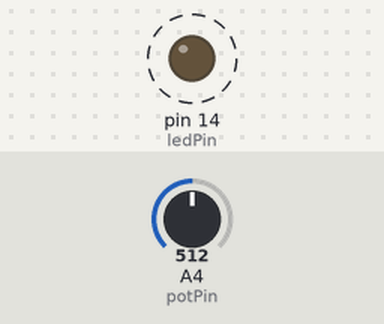
Recording of a sketch running on a simulated Arduino Mega 2560, built with avr-gcc and run on an emulated ATmega2560. On the bench: output pins drawn as LEDs (lit = HIGH). Dashed ring = blinking. The test bench sets the inputs (shaded band); at power-on: A4 (potPin) = 512.

Above: at 1.8 s.
1.9 s: A4 (potPin) set to 0
At 3.2 s:
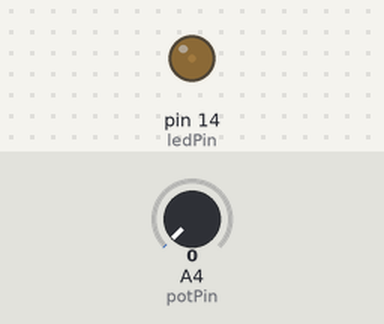
3.6 s: A4 (potPin) set to 122
At 3.9 s:
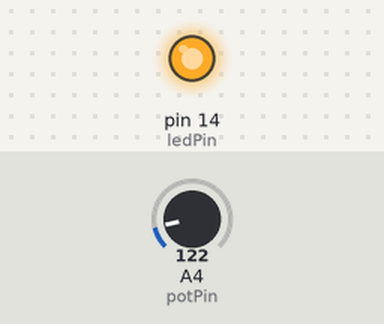
Timing chart, 0 to 13.1 s (numbered marks = the images above; inputs shaded):
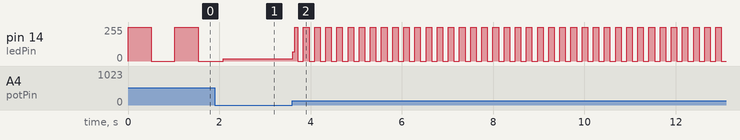

The sketch:

PotentioMeter.ino
```cpp
int potPin = 4;    // select the input pin for the potentiometer
int ledPin = 14;   // select the pin for the LED
int val = 0;       // variable to store the value coming from the sensor

void setup()
{
  pinMode(ledPin, OUTPUT);  // declare the ledPin as an OUTPUT
}

void loop()
{
  val = analogRead(potPin);    // read the value from the sensor
  digitalWrite(ledPin, HIGH);  // turn the ledPin on
  delay(val);                  // stop the program for some time
  digitalWrite(ledPin, LOW);   // turn the ledPin off
  delay(val);                  // stop the program for some time
}
```

Measured:
- after the input at 3.6 s, pin 14 (ledPin): 17/255 → 69/255 at once, then moves between 0/255 and 255/255, repeating every 0.24 s
- by itself, pin 14 (ledPin): alternates 255/255 for 0.51 s and 0/255 for 0.51 s
